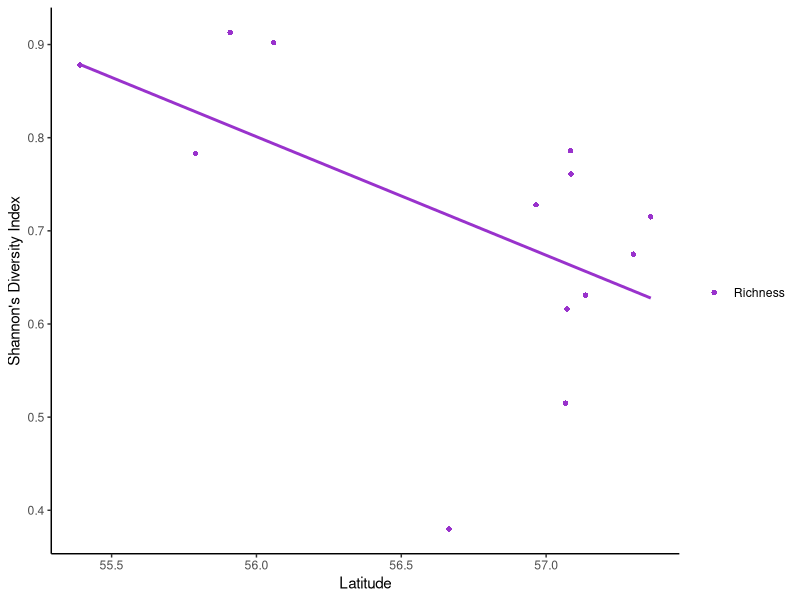
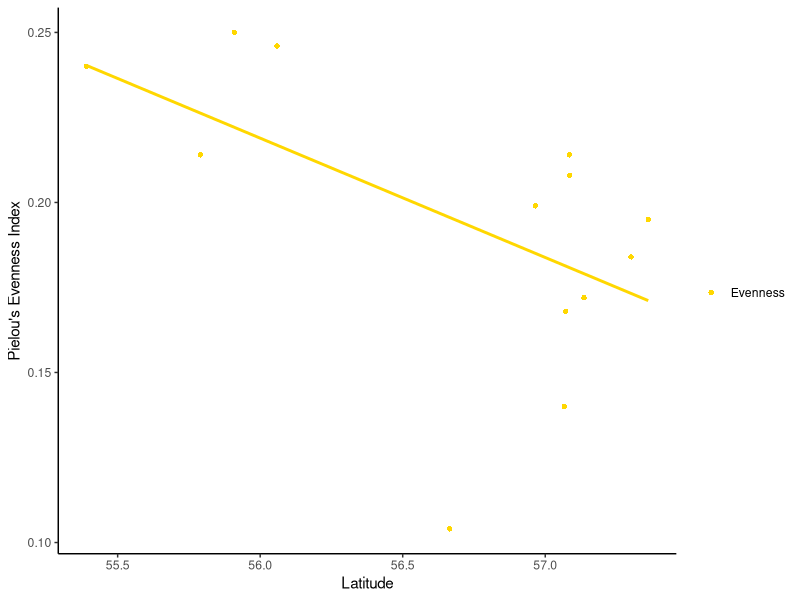
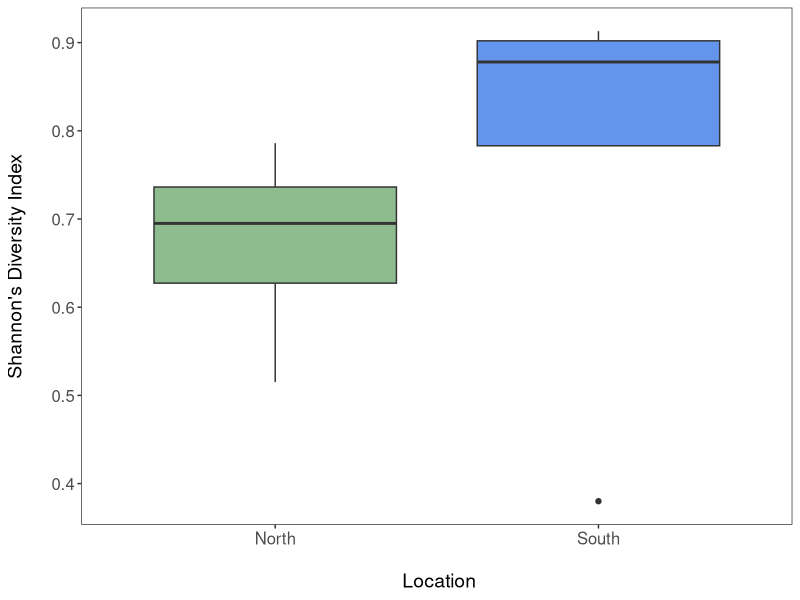
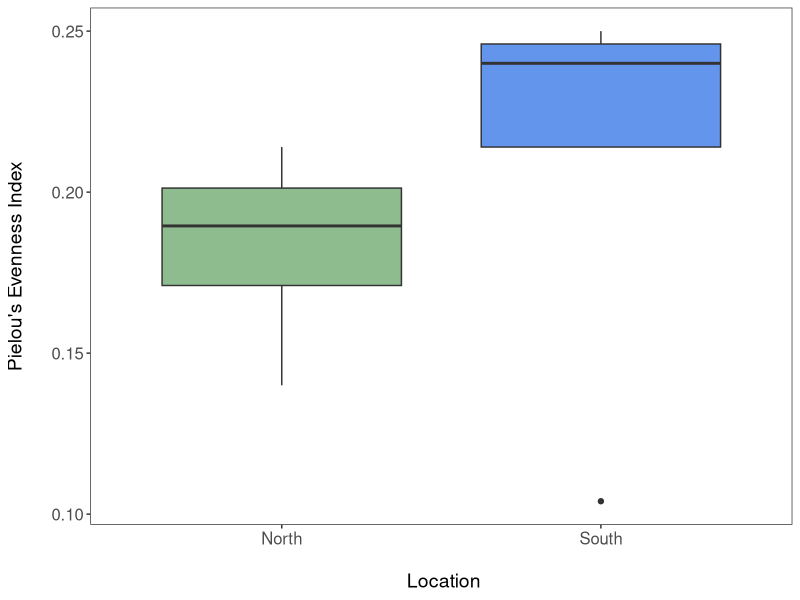
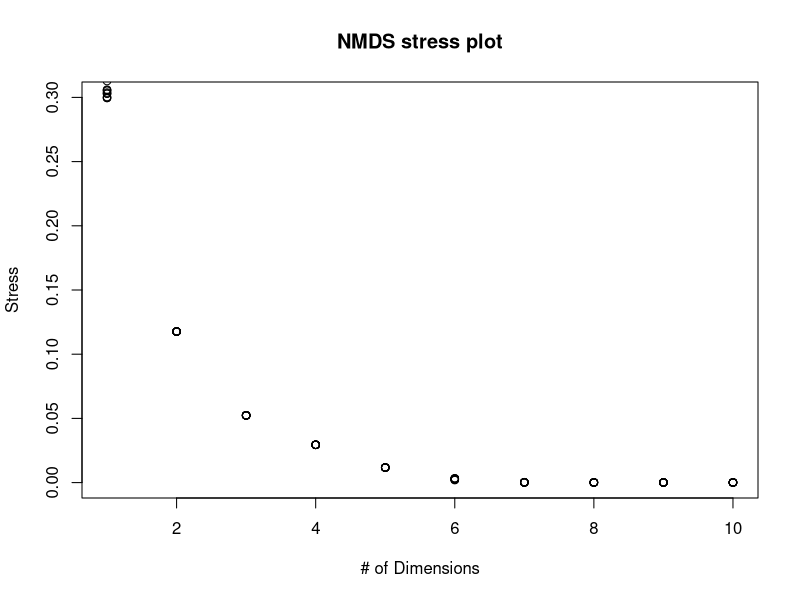
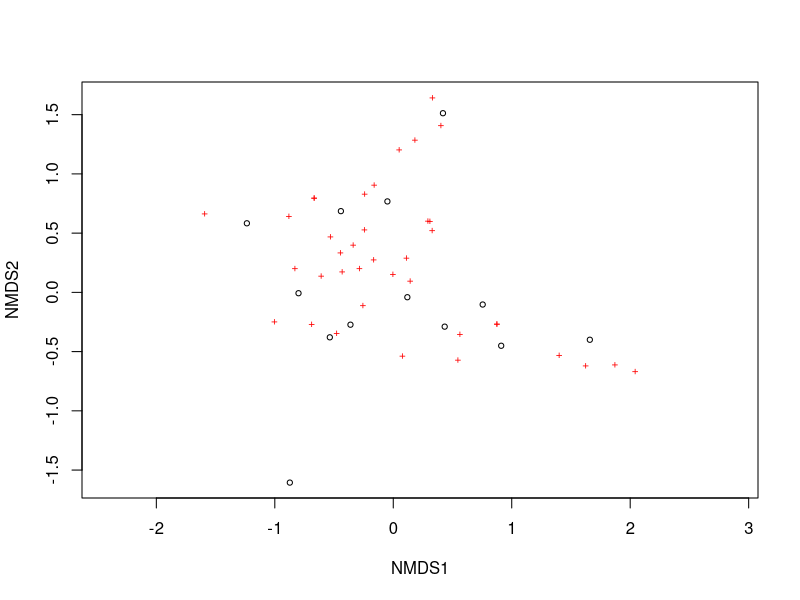
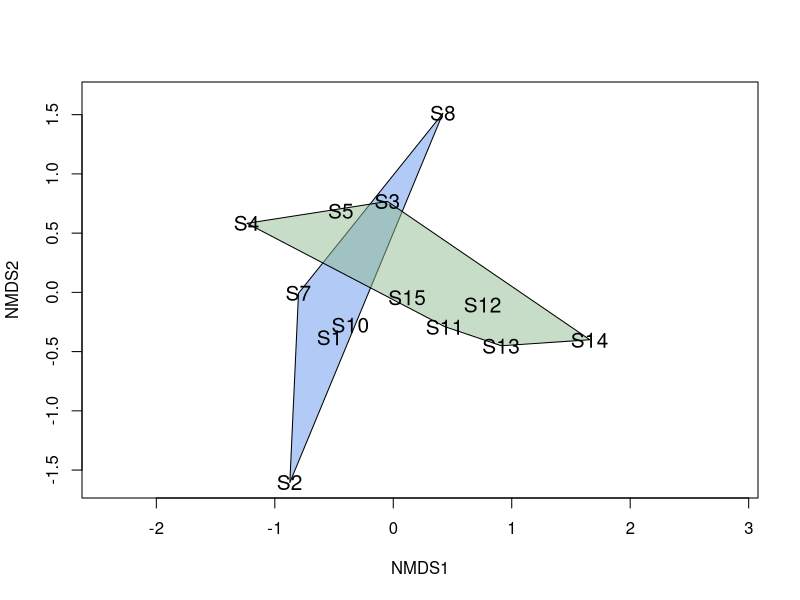
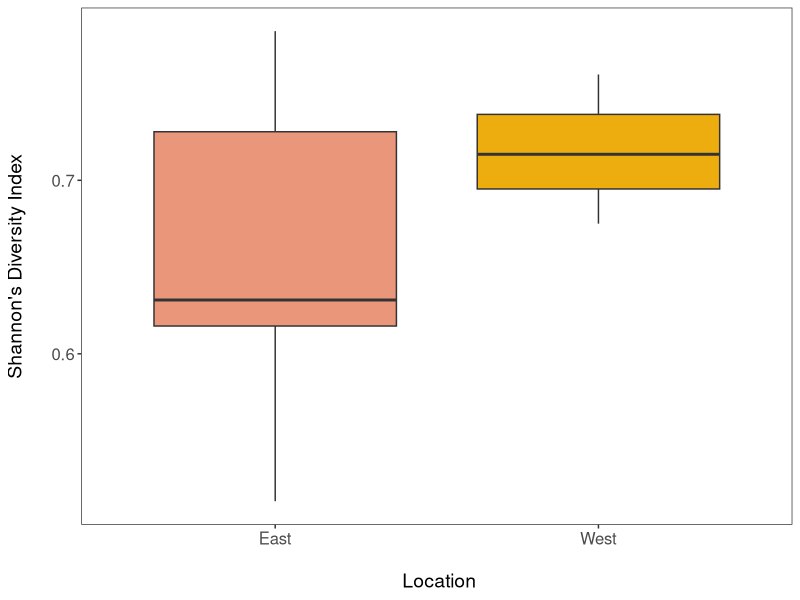

Source code (R) for these figures, in order:
rm(list=ls())

#set working directory here


#install packages
library(ggplot2)
library(vegan)
library(ape)
library(dplyr)

#Code used for RQ1

#Latitude vs richness model 
latitude<- read.csv ("latitude.csv", row.names = 1)

colours <- c( "Richness" = "darkorchid")
shapes <- c("Richness" = 16)
ggplot() +
  
  geom_point(data=latitude, aes(x=Latitude, y=Richness, color="Richness", shape="Richness")) +
 
  scale_color_manual(name = "",
                     labels = c("Richness"),
                     values =c( "darkorchid")) +
  scale_shape_manual(name = "",
                     labels = c("Richness"),
                     values =c(16)) +
 
  geom_smooth(data=latitude, method="lm", se=FALSE, aes(x= Latitude, y=Richness), color = "darkorchid", fullrange= TRUE )+

  
  theme_bw() + theme(panel.border = element_blank(), panel.grid.major = element_blank(),
                     panel.grid.minor = element_blank(), axis.line = element_line(colour = "black"))+
  xlab("Latitude") +
  ylab("Shannon's Diversity Index")


#Spearman's rank
corr_richness <- cor.test(x=latitude$Latitude, y=latitude$Richness, method = 'spearman')
corr_richness

#Latitude vs evenness model
colours <- c( "Evenness" = "gold")
shapes <- c("Evenness" = 16)
ggplot() +
  
  geom_point(data=latitude, aes(x=Latitude, y=Evenness, color="Richness", shape="Richness")) +
  
  scale_color_manual(name = "",
                     labels = c("Evenness"),
                     values =c( "gold")) +
  scale_shape_manual(name = "",
                     labels = c("Evenness"),
                     values =c(16)) +
  
  geom_smooth(data=latitude, method="lm", se=FALSE, aes(x= Latitude, y=Evenness), color = "gold", fullrange= TRUE )+
  
  
  theme_bw() + theme(panel.border = element_blank(), panel.grid.major = element_blank(),
                     panel.grid.minor = element_blank(), axis.line = element_line(colour = "black"))+
  xlab("Latitude") +
  ylab("Pielou's Evenness Index")

#Spearman's rank
corr_evenness <- cor.test(x=latitude$Latitude, y=latitude$Evenness, method = 'spearman')
corr_evenness


#Code used for RQ2

#boxplot for diversity
northsouth<- read.csv("northsouth.csv", row.names = 1)

(diversity_boxplot <- ggplot(northsouth, aes(location, Richness)) + 
    geom_boxplot(aes(fill = location)) +
    theme_bw() +
    scale_fill_manual(values = c("darkseagreen", "cornflowerblue")) +               
    scale_colour_manual(values = c("darkseagreen", "cornflowerblue")) +            
    ylab("Shannon's Diversity Index\n") +                             
    xlab("\n Location")  +
    theme(axis.text = element_text(size = 12),
          axis.title = element_text(size = 14, face = "plain"),                     
          panel.grid = element_blank(),                                                
          legend.position = "none"))       
#t-test
shapiro.test(northsouth$Richness)
t.test(Richness ~ location, data = northsouth)


#boxplot for evenness

(diversity_boxplot <- ggplot(northsouth, aes(location, Evenness)) + 
    geom_boxplot(aes(fill = location)) +
    theme_bw() +
    scale_fill_manual(values = c("darkseagreen", "cornflowerblue")) +               
    scale_colour_manual(values = c("darkseagreen", "cornflowerblue")) +             
    ylab("Pielou's Evenness Index\n") +                             
    xlab("\n Location")  +
    theme(axis.text = element_text(size = 12),
          axis.title = element_text(size = 14, face = "plain"),                     
          panel.grid = element_blank(),                                
          legend.position = "none"))      

#t test for evenness
shapiro.test(northsouth$Evenness)
t.test(Evenness ~ location, data = northsouth)


#NMDS plot
nmds_rq2 <- read.csv ("NMDS.csv", row.names = 1)

dist <- vegdist(nmds_rq2,  method = "bray")

NMDS.scree <- function(nmds_rq2) {
  plot(rep(1, 10), replicate(10, metaMDS(nmds_rq2, autotransform = F, k = 1)$stress), xlim = c(1, 10),ylim = c(0, 0.30), xlab = "# of Dimensions", ylab = "Stress", main = "NMDS stress plot")
  for (i in 1:10) {
    points(rep(i + 1,10),replicate(10, metaMDS(nmds_rq2, autotransform = F, k = i + 1)$stress))
  }
}

NMDS.scree(dist)

set.seed(2)

NMDS <- metaMDS(nmds_rq2, k = 2, trymax = 100, trace = F, autotransform = FALSE, distance="bray")
plot(NMDS)

group = c(rep("Group1", 5), rep("Group2", 7))
colors = c(rep("cornflowerblue", 5), rep("darkseagreen", 7))

ordiplot(NMDS, type = "n")
for(i in unique(group)) {
  ordihull(NMDS$point[grep(i, group),], draw="polygon",
           groups = group[group == i],col = colors[grep(i,group)],label=F) } 


orditorp(NMDS, display = "sites", col = c(rep("black",5),
                                         rep("black", 7)), air = 0.01, cex = 1.25)
#ANOSIM 
anosim_RQ2 = read.csv("ANOSIM_RQ2.csv", header= TRUE)
com = anosim_RQ2[,3:ncol(anosim_RQ2)]
m_com = as.matrix(com)
ano = anosim(m_com, anosim_RQ2$Location, distance = "bray", permutations = 9999)
ano


#Code used for RQ3

eastwest<- read.csv("east_west.csv", row.names = 1) #SPREADSHEET FOR BOXPLOT
eastwest2<- read.csv("east_west2.csv", header = TRUE) #SPREADSHEET FOR ANOSIM

#ANOSIM
com = eastwest2[,3:ncol(eastwest2)]
n_com = as.matrix(com)
ano = anosim(n_com, eastwest2$Location, distance = "bray", permutations = 9999)
ano

#richness boxplot
(diversity_boxplot <- ggplot(eastwest, aes(location, Richness)) + 
    geom_boxplot(aes(fill = location)) +
    theme_bw() +
    scale_fill_manual(values = c("darksalmon", "darkgoldenrod2")) +               
    scale_colour_manual(values = c("darksalmon", "darkgoldenrod2")) +             
    ylab("Shannon's Diversity Index\n") +                             
    xlab("\n Location")  +
    theme(axis.text = element_text(size = 12),
          axis.title = element_text(size = 14, face = "plain"),                     
          panel.grid = element_blank(),                                                
          legend.position = "none"))    

#t-test for richness
t.test(Richness ~ location, data = eastwest)
shapiro.test(eastwest$Richness)

#evenness boxplot
(evenness2_boxplot <- ggplot(eastwest, aes(location, Evenness)) + 
    geom_boxplot(aes(fill = location)) +
    theme_bw() +
    scale_fill_manual(values = c("darksalmon", "darkgoldenrod2")) +               
    scale_colour_manual(values = c("darksalmon", "darkgoldenrod2")) +             
    ylab("Pielou's Evenness Index\n") +                             
    xlab("\n Location")  +
    theme(axis.text = element_text(size = 12),
          axis.title = element_text(size = 14, face = "plain"),                     
          panel.grid = element_blank(),                                                
          legend.position = "none")) 

#t-test for evenness
t.test(Evenness ~ location, data = eastwest)
shapiro.test(eastwest$Evenness)
